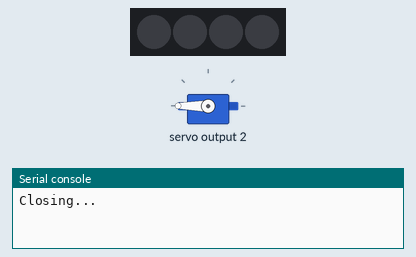
A program run on a simulated Raspberry Pi Pico running MicroPython. On the bench: 4 RGB LEDs in strip order, left to right, servo, the last lines printed to the serial console.

Above: at 0.05 s.
At 10.0 s:
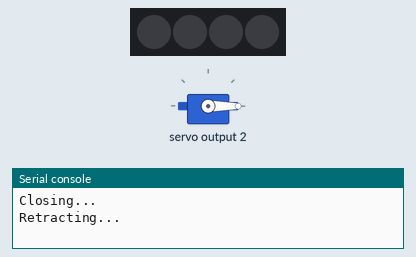
Timing chart, 0 to 13.0 s (numbered marks = the images above):
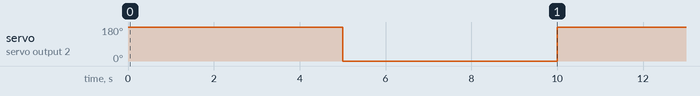

Measured:
- by itself, servo on servo output 2: alternates 180° for 5.0 s and 0° for 5.0 s

The program:

servo_motor_test.py
```python
from PicoAutonomousRobotics import KitronikPicoRobotBuggy
from time import sleep

buggy = KitronikPicoRobotBuggy()

while True:
    print("Closing...")
    buggy.goToPosition(2,180)
    sleep(5)
    print("Retracting...")
    buggy.goToPosition(2,0)
    sleep(5)
```
